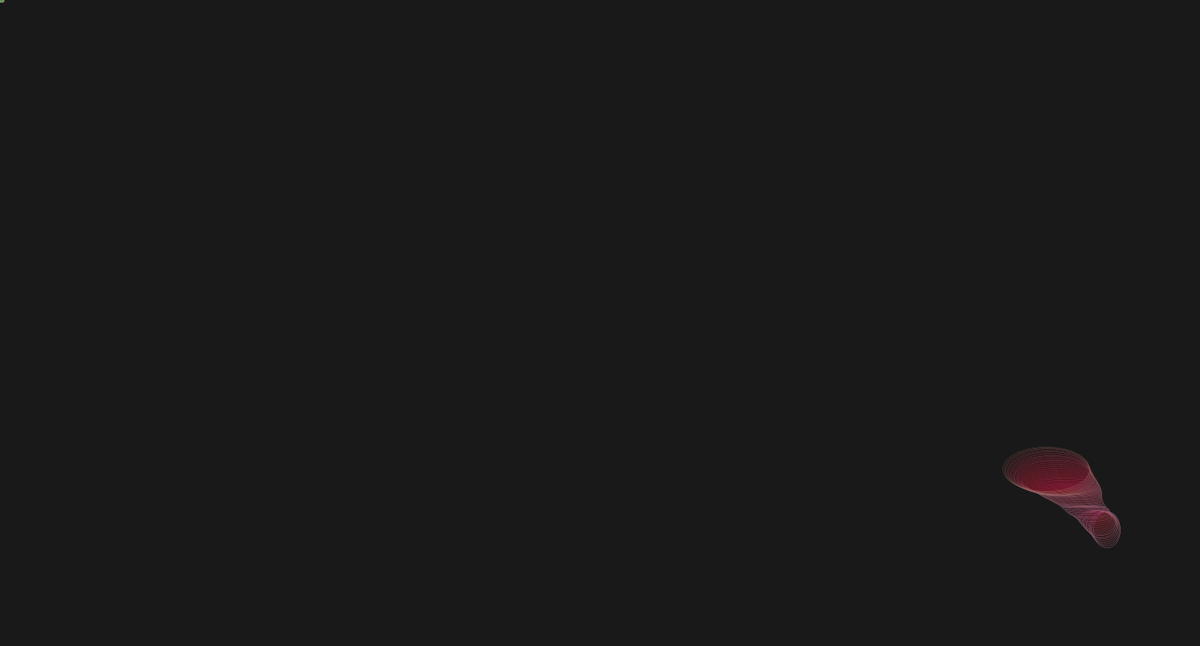
Frame 1 (no input)
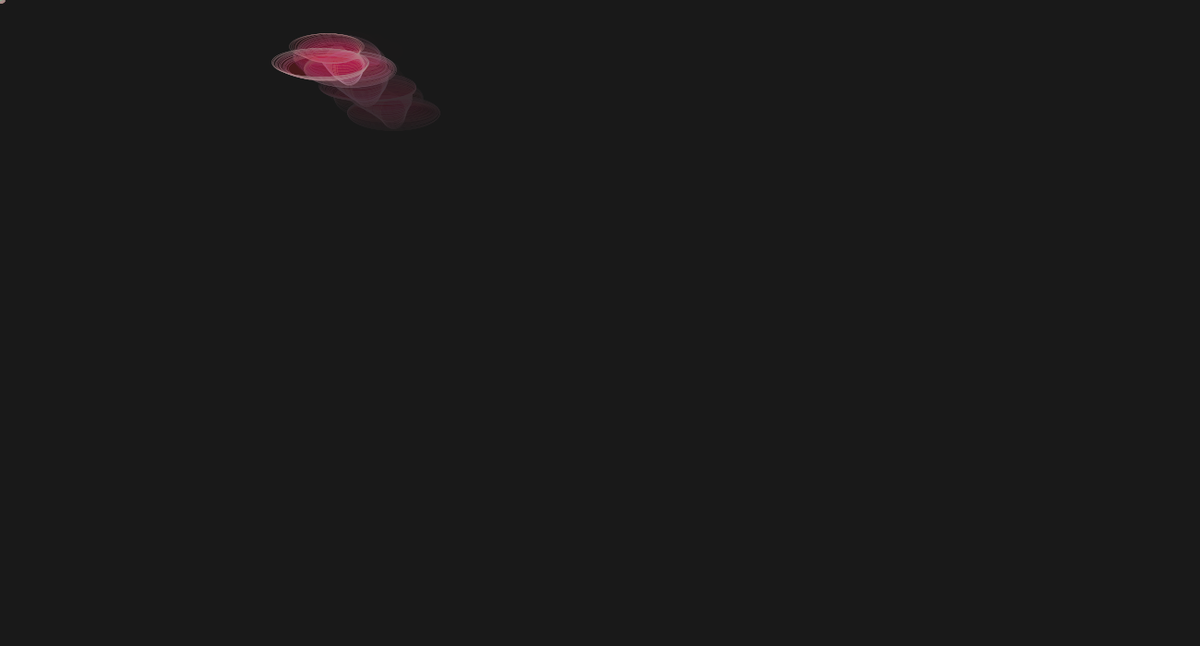
Frame 60 (the mouse pressed at the canvas centre just before this capture)
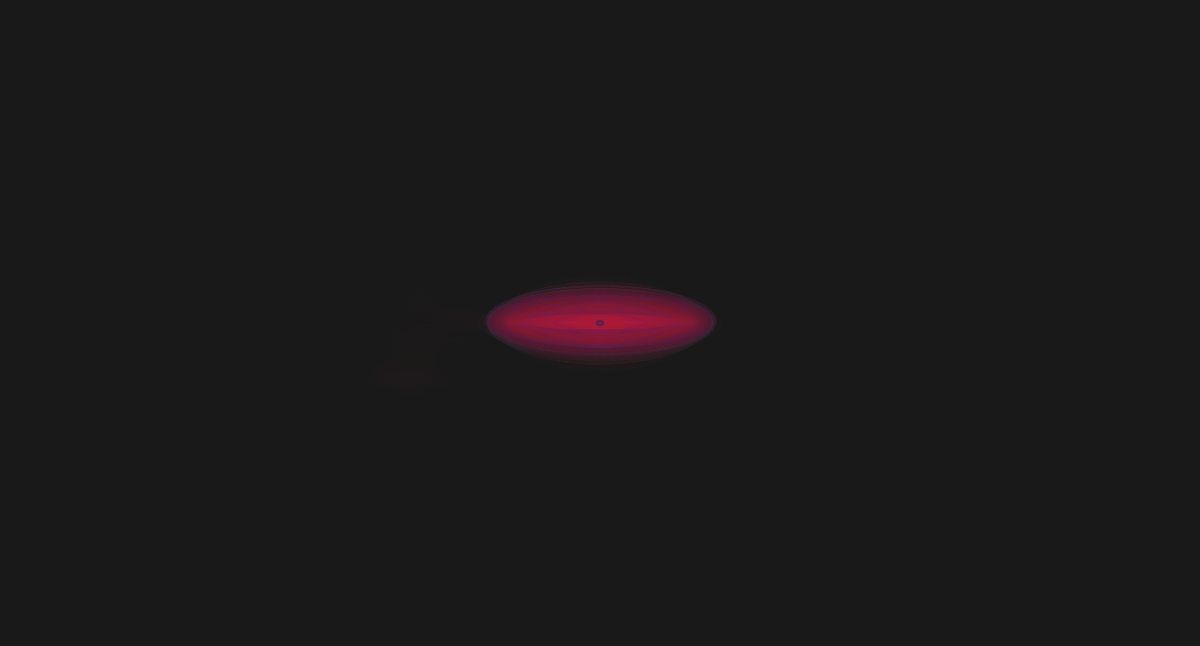
Frame 120 (the mouse held since frame 60 and released just before this capture)

The Processing sketch that drew these frames (run headless with seeded random() and noise(); from frame 60 on, the mouse is pressed at the canvas centre):

// Processing sketch: processing_147907
// ── processing_147907.pde

//EnergyBug

PImage pic;
int c = 1;
float a=225;

float n = 75;
float x;
float y = .05;
float noiseY;
float r = 150;
float g = 100;
float b = 125;
float m = 1;

float close;

float p = 1200;
float q = 575;
float d;
float j;


void setup() {
  size(1300, 700);
  background(25);
  frameRate(12);
}

void draw() {

fill(25,75);
rect(-20,-20,1400,750);
noFill();

close = random(160,200);

  j = random(-.5, .495);
  for (float i = 1; i < n; i= i+1.1) {
    m = m + random(.1, .2);
    y += .02;
    x = i;
    noiseY = noise(y) * height/2;
    
    float w = (noiseY/7)+i;
    float z = i - noiseY/5;
   
       strokeWeight( noiseY/500);
    
    r = r + random(-1, 1);
    g = g + random(-2, 2);
    b = b + random(-3, 3);

    fill(b, r, g, a);
    ellipse(mouseX, mouseY, 15-noiseY/20, 10-noiseY/30);

    if (r>255) {
      r=r/3;
    }
    if (r<25) {
      r = r*2;
    }
    if (g>255) {
      g=g/3;
    }
    if (g<25) {
      g = g*2;
    }
    if (b>255) {
      b=b/3;
    }   
    if (b<25) {
      b = b*2;
    }


    d = dist(p, q, mouseX, mouseY);
    if (d>175) {
      if (d>width*.60) {
        p=p+j*2;
        q=q+j*2;
      }

      a = a+.001;

if((q-mouseY<10)||(mouseY -q>10)){
  q=q+(j*1.5);
}

if(q == mouseY) {
 q=q+(j*1.5); 
}
  
      if (p<mouseX) {
        p=p+(d/2500);
        q=q+j+(d/5000);
      }
      if (p>mouseX) {
        p=p-(d/2500); 
        q=q+j+(d/5000);
      }
      if (q<mouseY) {
        q=q+(d/2500); 
        p=p+j+(d/5000);
      }
      if (q>mouseY) {
        q = q - (d/2500);
        p=p+j+(d/5000);
      }
    }

close = close + random(-2.5,2.5);

if(close<125){
 close = close + 2; 
}

if(close>250) {
 close = close -2; 
}

    if (d<close) {
      w = w*1.3;
      z = z*1.1;

      if (p<mouseX) {
        p=p-(d*j)/15;
        q=q+j;
      }
      if (p>mouseX) {
        p=p+(d*j)/12;
        q=q+j;
      }
      if (q<mouseY) {
        q=q-(d*j)/12;
        p=p-j;
      }
      if (q>mouseY) {
        q = q + (d*j)/12;
        p=p-j;
      }
      if (d<10) {
        p=p+j*1.01;
        q=q-j*1.2; 
        a=1;
      w = w*1.95;
      z = z*1.65;
      }
    }

    if (p>width-75) {
      p=p*.88;
    }
    if (p<width-(width-75)) {
      p=p*1.25;
    }
    if (q>height-75) {
      q=q*.88;
    }
    if (q<50) {
      q=q*1.5;
    }

    fill(200, 15, 75, 5);
    stroke(r, g, b, 225);
    ellipse(p, q, w, z);

  }
}

void mousePressed() {
  p= mouseX;
  q = mouseY; 
  r =r/4;
  g=g/3;
  b=b/2;
}
